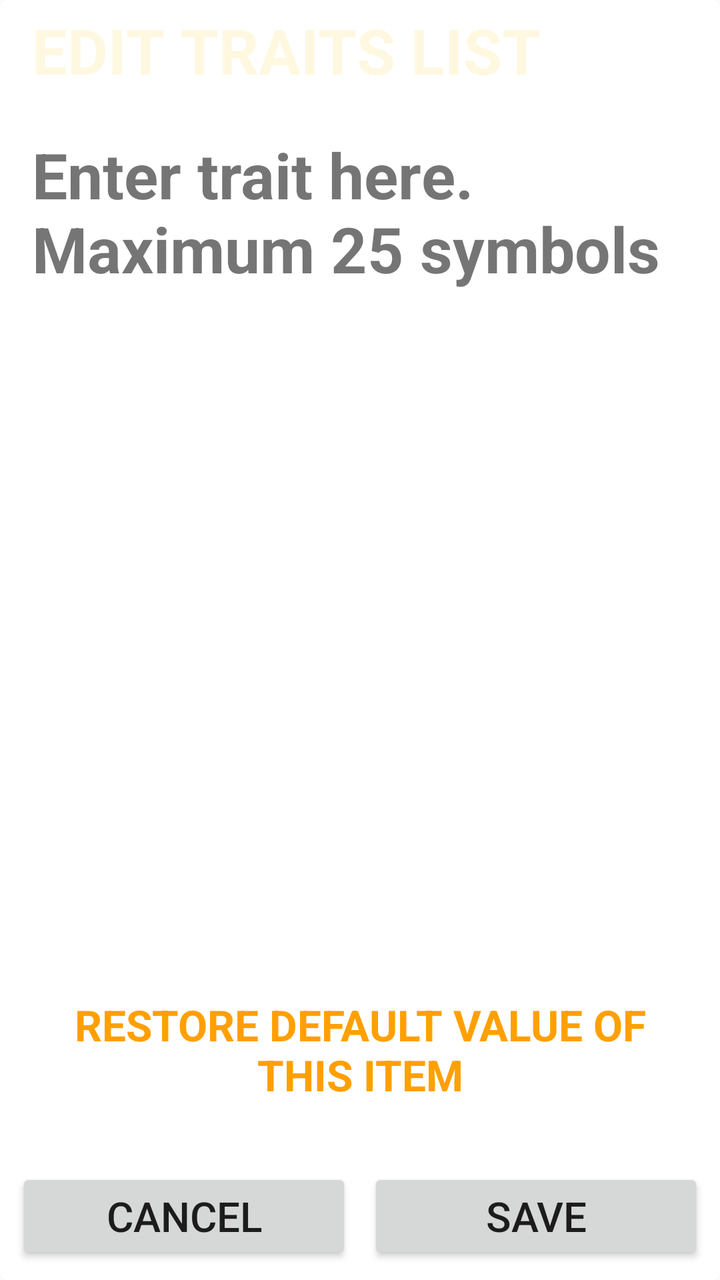
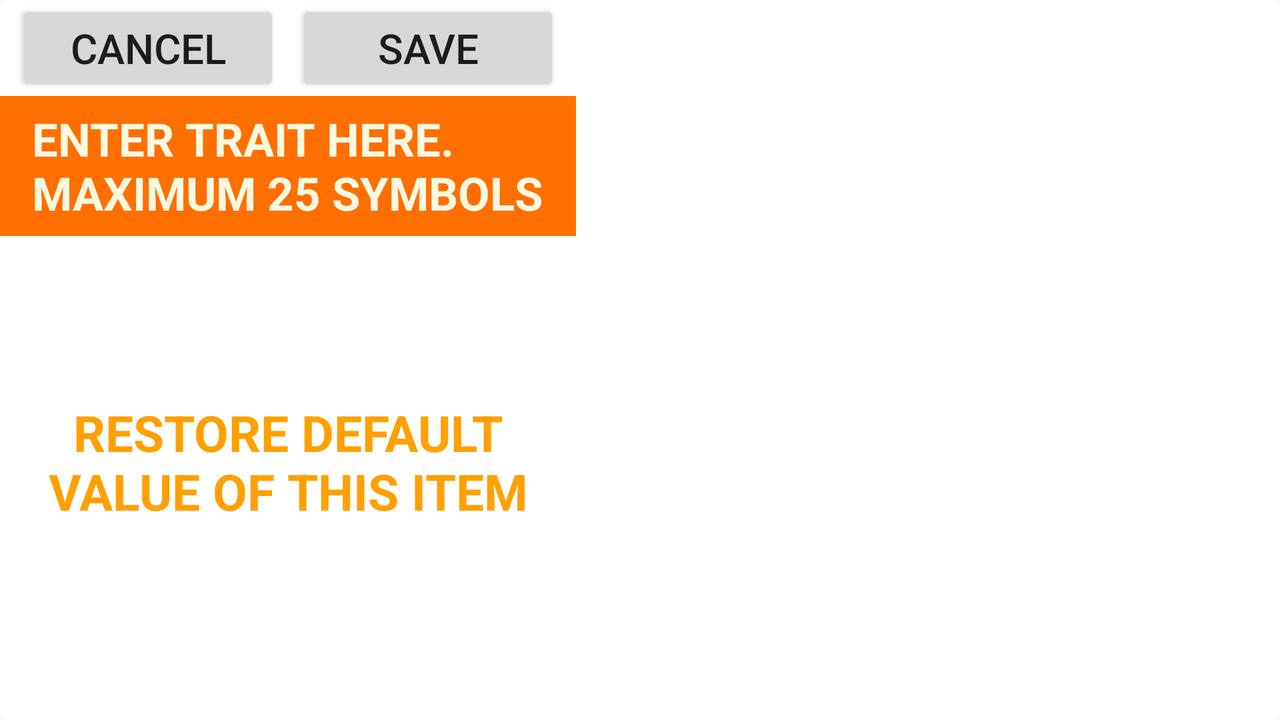

First picture: res/layout/ on a phone held upright. Second picture: the repository's own variant of that layout, on a device whose configuration matches the variant's folder. Source for both follows.
<!-- AndroidManifest.xml: application theme WFTheme -->
<!-- res/layout/spinner_edit_item_fragment.xml -->
<?xml version="1.0" encoding="utf-8"?>
<android.support.constraint.ConstraintLayout xmlns:android="http://schemas.android.com/apk/res/android"
    android:layout_width="match_parent"
    android:layout_height="match_parent"
    xmlns:app="http://schemas.android.com/apk/res-auto">

    <android.support.constraint.Guideline
        android:id="@+id/spinner_edit_item_fragment_guide_vertical_50"
        android:layout_width="wrap_content"
        android:layout_height="wrap_content"
        android:orientation="vertical"
        app:layout_constraintGuide_percent="0.5"
        />

    <TextView
        android:id="@+id/spinner_edit_item_fragment_background"
        android:layout_width="match_parent"
        android:layout_height="match_parent"
        android:background="@drawable/background_fragment_spinner_edit"
        app:layout_constraintLeft_toLeftOf="parent"
        app:layout_constraintRight_toRightOf="parent"
        app:layout_constraintTop_toTopOf="parent"
        app:layout_constraintBottom_toBottomOf="parent"
        />

    <TextView
        android:id="@+id/spinner_edit_item_color_top"
        android:layout_width="match_parent"
        android:layout_height="50dp"
        android:background="@drawable/background_fragment_spinner_edit_top_whore"
        app:layout_constraintTop_toTopOf="parent"
        app:layout_constraintLeft_toLeftOf="parent"
        app:layout_constraintRight_toRightOf="parent"
        />

    <TextView
        android:id="@+id/spinner_edit_item_textview_header"
        android:layout_width="match_parent"
        android:layout_height="50dp"
        android:text="@string/spinner_edit_header"
        android:textColor="@color/colorPrimaryLight"
        android:textStyle="bold"
        android:textAllCaps="true"
        android:gravity="left|center"
        android:paddingLeft="16dp"
        android:paddingRight="16dp"
        android:paddingTop="4dp"
        android:paddingBottom="4dp"
        android:maxLines="1"
        app:autoSizeTextType="uniform"
        app:layout_constraintTop_toTopOf="parent"
        app:layout_constraintLeft_toLeftOf="parent"
        app:layout_constraintRight_toRightOf="parent"
        />

    <TextView
        android:id="@+id/spinner_edit_item_fragment_prompt"
        android:layout_width="match_parent"
        android:layout_height="80dp"
        android:text="@string/spinner_edit_item_prompt"
        android:textStyle="bold"
        android:layout_margin="16dp"
        android:maxLines="3"
        app:autoSizeTextType="uniform"
        app:layout_constraintVertical_weight="4"
        app:layout_constraintTop_toBottomOf="@id/spinner_edit_item_color_top"
        app:layout_constraintLeft_toLeftOf="parent"
        app:layout_constraintRight_toRightOf="parent"
        />

    <EditText
        android:id="@+id/spinner_edit_item_fragment_edittext"
        android:layout_width="match_parent"
        android:layout_height="0dp"
        android:maxHeight="100dp"
        android:background="@drawable/background_fragment_spinner_edit_textfield"
        android:inputType="textCapSentences"
        android:maxLength="25"
        android:paddingLeft="16dp"
        android:paddingRight="16dp"
        android:paddingTop="4dp"
        android:paddingBottom="4dp"
        android:gravity="left|center"
        android:layout_marginTop="24dp"
        android:layout_marginLeft="8dp"
        android:layout_marginRight="8dp"
        android:layout_marginBottom="8dp"
        android:maxLines="1"
        app:autoSizeTextType="uniform"
        app:layout_constraintVertical_chainStyle="spread_inside"
        app:layout_constraintTop_toBottomOf="@id/spinner_edit_item_fragment_prompt"
        app:layout_constraintLeft_toLeftOf="parent"
        app:layout_constraintRight_toRightOf="parent"
        app:layout_constraintBottom_toTopOf="@id/spinner_edit_item_fragment_revert"
        />

    <TextView
        android:id="@+id/spinner_edit_item_fragment_revert"
        android:layout_width="match_parent"
        android:layout_height="70dp"
        android:text="@string/spinner_item_revert"
        android:textAllCaps="true"
        android:textStyle="bold"
        android:textColor="@color/colorPrimaryMedium"
        android:paddingLeft="16dp"
        android:paddingRight="16dp"
        android:paddingTop="8dp"
        android:paddingBottom="8dp"
        android:gravity="center"
        android:layout_marginLeft="8dp"
        android:layout_marginRight="8dp"
        android:layout_marginBottom="24dp"
        android:maxLines="2"
        app:autoSizeTextType="uniform"
        app:layout_constraintTop_toBottomOf="@id/spinner_edit_item_fragment_edittext"
        app:layout_constraintLeft_toLeftOf="parent"
        app:layout_constraintRight_toRightOf="parent"
        app:layout_constraintBottom_toTopOf="@id/spinner_edit_item_fragment_save_button"
        />

    <Button
        android:id="@+id/spinner_edit_item_fragment_cancel_button"
        android:layout_width="0dp"
        android:layout_height="wrap_content"
        android:text="@string/button_cancel"
        android:layout_marginRight="4dp"
        android:layout_marginLeft="8dp"
        android:layout_marginBottom="8dp"
        android:maxLines="1"
        app:autoSizeTextType="uniform"
        app:layout_constraintLeft_toLeftOf="parent"
        app:layout_constraintRight_toRightOf="@id/spinner_edit_item_fragment_guide_vertical_50"
        app:layout_constraintBottom_toBottomOf="parent"
        />

    <Button
        android:id="@+id/spinner_edit_item_fragment_save_button"
        android:layout_width="0dp"
        android:layout_height="wrap_content"
        android:text="@string/button_save"
        android:layout_marginLeft="4dp"
        android:layout_marginRight="8dp"
        android:layout_marginBottom="8dp"
        android:maxLines="1"
        app:autoSizeTextType="uniform"
        app:layout_constraintLeft_toLeftOf="@id/spinner_edit_item_fragment_guide_vertical_50"
        app:layout_constraintRight_toRightOf="parent"
        app:layout_constraintBottom_toBottomOf="parent"
        />

</android.support.constraint.ConstraintLayout>
<!-- resources referenced by this layout -->
<resources>
  <color name="colorPrimaryLight">#FFF8E1</color>
  <color name="colorPrimaryMedium">#FFA000</color>
  <!-- drawable background_fragment_spinner_edit (drawable) -->
  <?xml version="1.0" encoding="utf-8"?>
  <shape xmlns:android="http://schemas.android.com/apk/res/android"
      android:shape="rectangle"
      >
  
      <solid
          android:color="@android:color/white"
          />
  
      <corners
          android:radius="4dp"
          />
  
  </shape>
  <string name="button_cancel">Cancel</string>
  <string name="button_save">Save</string>
  <string name="spinner_edit_header">Edit traits list</string>
  <string name="spinner_edit_item_prompt">Enter trait here.\nMaximum 25 symbols</string>
  <string name="spinner_item_revert">Restore default value of this item</string>
  <style name="WFTheme" parent="Theme.AppCompat.Light.DarkActionBar">
  
          <item name="colorPrimary">@color/color_green1</item>
  
      </style>
</resources>
<!-- res/layout-land/spinner_edit_item_fragment.xml (the repository's variant of the layout above) -->
<!-- drawn on the phone turned sideways -->
<?xml version="1.0" encoding="utf-8"?>
<android.support.constraint.ConstraintLayout xmlns:android="http://schemas.android.com/apk/res/android"
    android:layout_width="match_parent"
    android:layout_height="match_parent"
    xmlns:app="http://schemas.android.com/apk/res-auto">

    <android.support.constraint.Guideline
        android:id="@+id/land_spinner_edit_item_fragment_guide_vertical_45"
        android:layout_width="wrap_content"
        android:layout_height="wrap_content"
        android:orientation="vertical"
        app:layout_constraintGuide_percent="0.45"
        />

    <TextView
        android:id="@+id/spinner_edit_item_fragment_background"
        android:layout_width="match_parent"
        android:layout_height="match_parent"
        android:background="@drawable/background_fragment_spinner_edit"
        app:layout_constraintLeft_toLeftOf="parent"
        app:layout_constraintRight_toRightOf="parent"
        app:layout_constraintTop_toTopOf="parent"
        app:layout_constraintBottom_toBottomOf="parent"
        />

    <TextView
        android:id="@+id/spinner_edit_item_fragment_background_left"
        android:layout_width="0dp"
        android:layout_height="0dp"

        app:layout_constraintLeft_toLeftOf="parent"
        app:layout_constraintRight_toRightOf="@id/land_spinner_edit_item_fragment_guide_vertical_45"
        app:layout_constraintTop_toTopOf="parent"
        app:layout_constraintBottom_toBottomOf="parent"
        />

    <Button
        android:id="@+id/spinner_edit_item_fragment_cancel_button"
        android:layout_width="0dp"
        android:layout_height="wrap_content"
        android:text="@string/button_cancel"
        android:layout_marginRight="4dp"
        android:layout_marginLeft="8dp"
        android:layout_marginBottom="8dp"
        android:maxLines="1"
        app:autoSizeTextType="uniform"
        app:layout_constraintTop_toTopOf="parent"
        app:layout_constraintLeft_toLeftOf="parent"
        app:layout_constraintRight_toLeftOf="@id/spinner_edit_item_fragment_save_button"
        />

    <Button
        android:id="@+id/spinner_edit_item_fragment_save_button"
        android:layout_width="0dp"
        android:layout_height="wrap_content"
        android:text="@string/button_save"
        android:layout_marginLeft="4dp"
        android:layout_marginRight="8dp"
        android:layout_marginBottom="8dp"
        android:maxLines="1"
        app:autoSizeTextType="uniform"
        app:layout_constraintTop_toTopOf="parent"
        app:layout_constraintLeft_toRightOf="@id/spinner_edit_item_fragment_cancel_button"
        app:layout_constraintRight_toRightOf="@id/land_spinner_edit_item_fragment_guide_vertical_45"
        />

    <TextView
        android:id="@+id/spinner_edit_item_color_top"
        android:layout_width="0dp"
        android:layout_height="70dp"
        android:background="@color/colorPrimaryDark"
        app:layout_constraintTop_toBottomOf="@id/spinner_edit_item_fragment_cancel_button"
        app:layout_constraintLeft_toLeftOf="parent"
        app:layout_constraintRight_toRightOf="@id/land_spinner_edit_item_fragment_guide_vertical_45"
        />

    <TextView
        android:id="@+id/spinner_edit_item_textview_header"
        android:layout_width="0dp"
        android:layout_height="70dp"
        android:text="@string/spinner_edit_item_prompt"
        android:textColor="@color/colorPrimaryLight"
        android:textStyle="bold"
        android:textAllCaps="true"
        android:gravity="left|center"
        android:paddingLeft="16dp"
        android:paddingRight="16dp"
        android:paddingTop="4dp"
        android:paddingBottom="4dp"
        android:maxLines="2"
        app:autoSizeTextType="uniform"
        app:layout_constraintTop_toBottomOf="@id/spinner_edit_item_fragment_cancel_button"
        app:layout_constraintLeft_toLeftOf="parent"
        app:layout_constraintRight_toRightOf="@id/land_spinner_edit_item_fragment_guide_vertical_45"
        />

    <TextView
        android:id="@+id/spinner_edit_item_fragment_revert"
        android:layout_width="0dp"
        android:layout_height="0dp"
        android:text="@string/spinner_item_revert"
        android:textAllCaps="true"
        android:textStyle="bold"
        android:textColor="@color/colorPrimaryMedium"
        android:paddingLeft="16dp"
        android:paddingRight="16dp"
        android:paddingTop="8dp"
        android:paddingBottom="8dp"
        android:gravity="center"
        android:layout_marginLeft="8dp"
        android:layout_marginRight="8dp"
        android:layout_marginBottom="16dp"
        android:maxLines="2"
        app:autoSizeTextType="uniform"
        app:layout_constraintHeight_default="spread"
        app:layout_constraintVertical_weight="1"
        app:layout_constraintTop_toBottomOf="@id/spinner_edit_item_color_top"
        app:layout_constraintLeft_toLeftOf="parent"
        app:layout_constraintRight_toRightOf="@id/land_spinner_edit_item_fragment_guide_vertical_45"
        app:layout_constraintBottom_toBottomOf="parent"
        />


    <EditText
        android:id="@+id/spinner_edit_item_fragment_edittext"
        android:layout_width="0dp"
        android:layout_height="0dp"
        android:imeOptions = "flagNoFullscreen"
        android:textCursorDrawable="@null"
        android:background="@drawable/background_fragment_spinner_edit_textfield"
        android:inputType="textCapSentences"
        android:maxLength="25"
        android:paddingLeft="16dp"
        android:paddingRight="16dp"
        android:paddingTop="4dp"
        android:paddingBottom="4dp"
        android:gravity="left|top"
        android:layout_marginTop="12dp"
        android:layout_marginLeft="0dp"
        android:layout_marginRight="8dp"
        android:layout_marginBottom="8dp"
        app:autoSizeTextType="uniform"
        app:layout_constraintHeight_min="80dp"
        app:layout_constraintHeight_default="spread"
        app:layout_constraintTop_toTopOf="parent"
        app:layout_constraintLeft_toLeftOf="@id/land_spinner_edit_item_fragment_guide_vertical_45"
        app:layout_constraintRight_toRightOf="parent"
        app:layout_constraintBottom_toBottomOf="parent"
        />


</android.support.constraint.ConstraintLayout>
<!-- resources referenced by the variant -->
<!-- as the phone turned sideways resolves them -->
<resources>
  <color name="colorPrimaryDark">#FF6F00</color>
  <color name="colorPrimaryLight">#FFF8E1</color>
  <color name="colorPrimaryMedium">#FFA000</color>
  <!-- drawable background_fragment_spinner_edit (drawable) -->
  <?xml version="1.0" encoding="utf-8"?>
  <shape xmlns:android="http://schemas.android.com/apk/res/android"
      android:shape="rectangle"
      >
  
      <solid
          android:color="@android:color/white"
          />
  
      <corners
          android:radius="4dp"
          />
  
  </shape>
  <string name="button_cancel">Cancel</string>
  <string name="button_save">Save</string>
  <string name="spinner_edit_item_prompt">Enter trait here.\nMaximum 25 symbols</string>
  <string name="spinner_item_revert">Restore default value of this item</string>
  <style name="WFTheme" parent="Theme.AppCompat.Light.DarkActionBar">
  
          <item name="colorPrimary">@color/color_green1</item>
  
      </style>
</resources>
